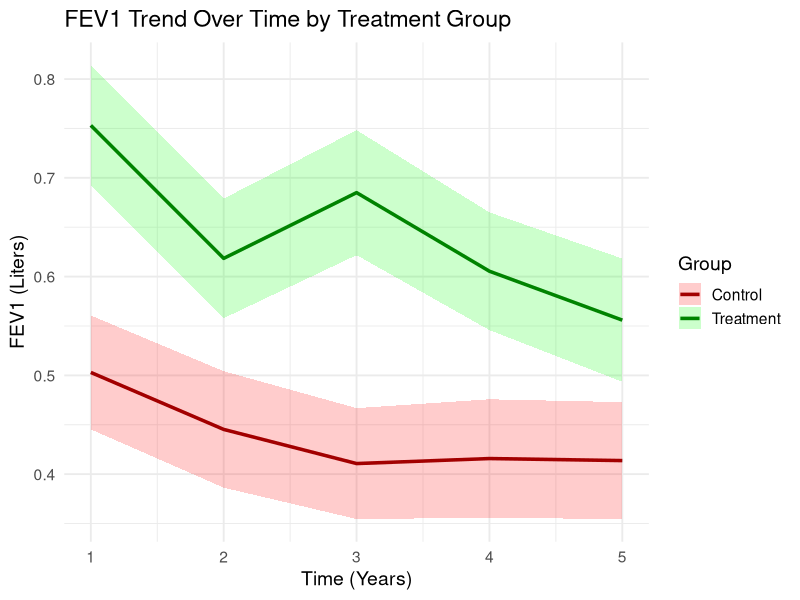
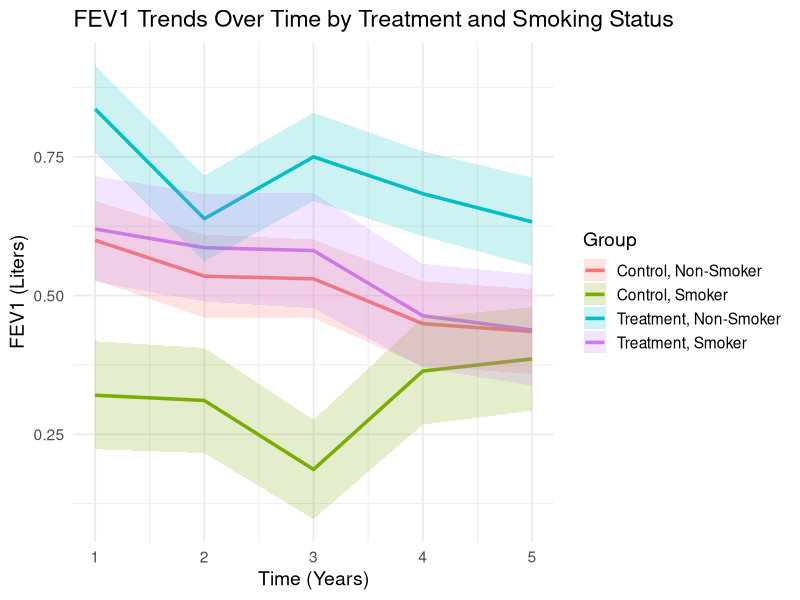

These charts were generated, in order, by the following R code:
## ---- chunk 1
knitr::opts_chunk$set(echo = TRUE)
## ---- chunk 2
set.seed(123)
N_all <- 1000
T_time <- 5
sigma_b <- 0.8
sigma_e <- 1.0

# Coefficients
beta0 <- 2.4
beta_smoking <- -0.15
beta_treat <- 0.10
beta_age <- -0.02
beta_gender <- 0.30
beta_BMI <- -0.03
beta_weight <- 0.01
beta_packyears <- -0.02
beta_cigsday <- -0.005
beta_sbp <- -0.004

# Baseline covariates
id <- 1:N_all
age <- rnorm(N_all, mean = 50, sd = 10)
gender <- rbinom(N_all, 1, 0.5)
BMI <- rnorm(N_all, mean = 25, sd = 3)
weight <- rnorm(N_all, mean = 70, sd = 10)
pack_years <- rpois(N_all, lambda = 20)
cigs_per_day <- rpois(N_all, lambda = 15)
sbp <- rnorm(N_all, mean = 120, sd = 15)
treatment <- rbinom(N_all, 1, 0.5)
b_i <- rnorm(N_all, mean = 0, sd = sigma_b)

df_subjects <- data.frame(
  id, age, gender, BMI, weight,
  pack_years, cigs_per_day, sbp,
  treatment, b_i
)

# Repeated measurements
dat_all <- data.frame()

for (i in seq_len(N_all)) {
  smoking_vec <- rbinom(T_time, 1, 0.4)  # time-varying smoking status
  pack_years_it <- df_subjects$pack_years[i]
  
  for (t in 1:T_time) {
    
    age_it <- df_subjects$age[i] + (t - 1)
    smoking_it <- smoking_vec[t]
    
    # 只有吸烟时才生成吸烟量
    if (smoking_it == 1) {
      cigs_day_it <- rpois(1, lambda = df_subjects$cigs_per_day[i])
      pack_years_it <- pack_years_it + 1
    } else {
      cigs_day_it <- 0
    }
    
    BMI_it <- df_subjects$BMI[i] + rnorm(1, 0, 0.3)
    weight_it <- df_subjects$weight[i] + rnorm(1, 0, 1.0)
    
    # Linear predictor
    mu <- beta0 +
      beta_smoking   * smoking_it +
      beta_treat     * df_subjects$treatment[i] +
      beta_age       * age_it +
      beta_gender    * df_subjects$gender[i] +
      beta_BMI       * BMI_it +
      beta_weight    * weight_it +
      beta_packyears * pack_years_it +
      beta_cigsday   * cigs_day_it +
      beta_sbp       * df_subjects$sbp[i] +
      df_subjects$b_i[i]
    
    FEV1_it <- rnorm(1, mean = mu, sd = sigma_e)
    
    dat_all <- rbind(dat_all, data.frame(
      id = i,
      time = t,
      smoking = smoking_it,
      treatment = df_subjects$treatment[i],
      age = age_it,
      gender = df_subjects$gender[i],
      BMI = BMI_it,
      weight = weight_it,
      pack_years = pack_years_it,
      cigs_per_day = cigs_day_it,
      sbp = df_subjects$sbp[i],
      FEV1 = FEV1_it
    ))
  }
}


## ---- chunk 3
dat_all
## ---- chunk 4
library(dplyr)
library(ggplot2)

# time, treatment, FEV1

# 分组计算每年 FEV1 平均值和标准误
fev1_grouped <- dat_all %>%
  group_by(time, treatment) %>%
  summarise(
    mean_fev1 = mean(FEV1, na.rm = TRUE),
    sd_fev1 = sd(FEV1, na.rm = TRUE),
    n = n(),
    se_fev1 = sd_fev1 / sqrt(n),
    .groups = "drop"
  )


ggplot(fev1_grouped, aes(x = time, y = mean_fev1, color = factor(treatment))) +
  geom_line(size = 1.2) +
  geom_ribbon(aes(ymin = mean_fev1 - se_fev1, ymax = mean_fev1 + se_fev1, fill = factor(treatment)),
              alpha = 0.2, color = NA) +
  scale_color_manual(values = c("0" = "darkred", "1" = "darkgreen"),
                     labels = c("Control", "Treatment")) +
  scale_fill_manual(values = c("0" = "red", "1" = "green"),
                    labels = c("Control", "Treatment")) +
  labs(
    title = "FEV1 Trend Over Time by Treatment Group",
    x = "Time (Years)",
    y = "FEV1 (Liters)",
    color = "Group",
    fill = "Group"
  ) +
  theme_minimal(base_size = 14)

## ---- chunk 5
library(dplyr)
library(ggplot2)

# Step 1: （treatment-smoking）
dat_all <- dat_all %>%
  mutate(group = factor(paste0("Trt", treatment, "_Smk", smoking),
                        levels = c("Trt0_Smk0", "Trt0_Smk1", "Trt1_Smk0", "Trt1_Smk1"),
                        labels = c("Control, Non-Smoker", "Control, Smoker",
                                   "Treatment, Non-Smoker", "Treatment, Smoker")))

fev1_combo_summary <- dat_all %>%
  group_by(time, group) %>%
  summarise(
    mean_fev1 = mean(FEV1, na.rm = TRUE),
    se_fev1 = sd(FEV1, na.rm = TRUE) / sqrt(n()),
    .groups = "drop"
  )


ggplot(fev1_combo_summary, aes(x = time, y = mean_fev1, color = group, fill = group)) +
  geom_line(size = 1.2) +
  geom_ribbon(aes(ymin = mean_fev1 - se_fev1, ymax = mean_fev1 + se_fev1),
              alpha = 0.2, color = NA) +
  labs(
    title = "FEV1 Trends Over Time by Treatment and Smoking Status",
    x = "Time (Years)",
    y = "FEV1 (Liters)",
    color = "Group",
    fill = "Group"
  ) +
  theme_minimal(base_size = 14)

## ---- chunk 6
library(dplyr)
library(geepack)

# 提取 baseFEV1（baseline：time == 1）
base_FEV1_df <- dat_all %>%
  filter(time == 1) %>%
  select(id, baseFEV1 = FEV1)

dat_all <- dat_all %>%
  left_join(base_FEV1_df, by = "id")
# 只使用 baseline 数据（time == 1）
dat_baseline <- dat_all %>% filter(time == 1)

# Fit the OLS(Cross-Sectional) model
fit_ols <- lm(FEV1 ~ smoking + treatment + age + gender + BMI + weight +
                pack_years + cigs_per_day + sbp + baseFEV1,
              data = dat_baseline)

# 用 OLS 模型预测整个 longitudinal 数据
dat_all$pred_ols <- predict(fit_ols, newdata = dat_all)

# 计算 OLS 模型的 PMSE
mse_ols <- mean((dat_all$FEV1 - dat_all$pred_ols)^2)

summary(fit_ols)
## ---- chunk 7
# 单次 PMSE bootstrap 函数
pmse_boot <- function(data, indices, corstr_type) {
  subjects <- unique(data$id)
  boot_subjects <- subjects[indices]
  boot_data <- data[data$id %in% boot_subjects, ]
  
  fit <- geeglm(FEV1 ~ smoking + treatment + age + gender + BMI + weight +
                  pack_years + cigs_per_day + sbp + baseFEV1,
                id = id, data = boot_data,
                family = gaussian, corstr = corstr_type)
  
  pred <- predict(fit, newdata = data)
  mean((data$FEV1 - pred)^2)
}
set.seed(123)
B <- 50
n_subj <- length(unique(dat_all$id))

get_pmse <- function(corstr_type, data) {
  boot_pmse <- replicate(B, {
    boot_indices <- sample(1:n_subj, n_subj, replace = TRUE)
    pmse_boot(data, boot_indices, corstr_type)
  })
  mean(boot_pmse)
}

# 执行 PMSE 评估
pmse_ind <- get_pmse("independence", dat_all)
pmse_cs  <- get_pmse("exchangeable", dat_all)
pmse_ar1 <- get_pmse("ar1", dat_all)

## ---- chunk 8
pmse_results <- data.frame(
  Model = c("Cross-Sectional (OLS)", "GEE Independence", "GEE Exchangeable", "GEE AR-1"),
  Error_Metric = c("MSE", "PMSE", "PMSE", "PMSE"),
  Score = c(mse_ols, pmse_ind, pmse_cs, pmse_ar1)
)

print(pmse_results)

best_model <- pmse_results$Model[which.min(pmse_results$Score)]
cat("Best is：", best_model, "\n")

## ---- chunk 9
